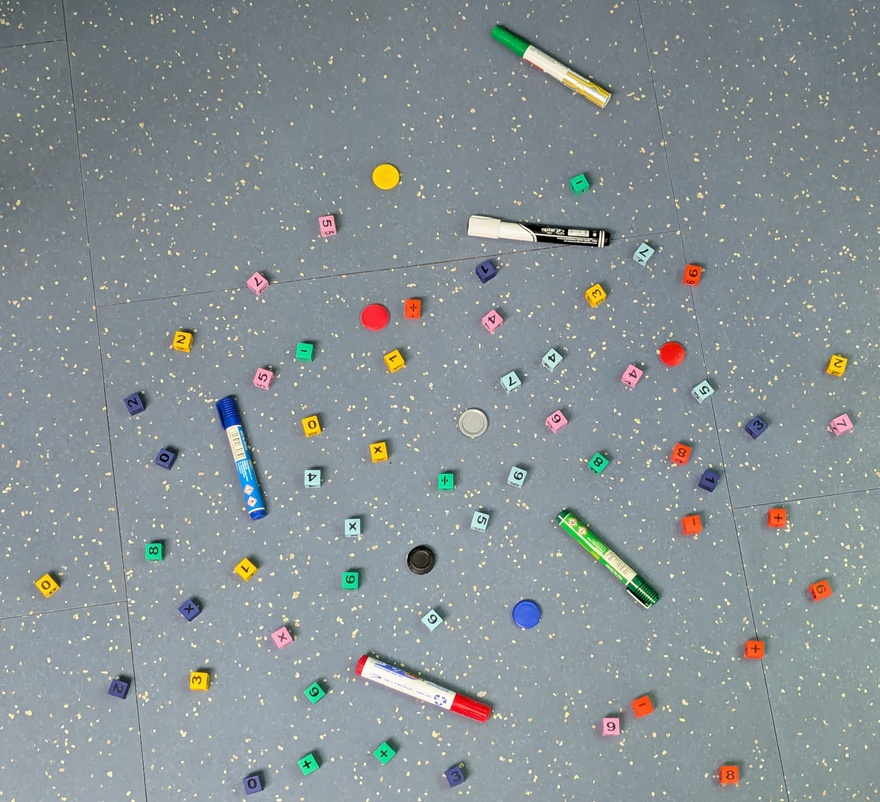
#> input picture lab2/img.jpg, 880 x 802 px, shrunk from 2892 x 2636 before the run
$ jupyter execute blah.ipynb
#> lines starting #> are read from the running program, lines starting #| are printed output that depends on the picture; after the words box and inside, x2 and y2 are one past the last pixel; in counts of white or black regions, pixels touching at a corner belong together
[cell 1]
from functools import partial
from pathlib import Path
from typing import Any

import cv2
from cv2 import Mat, UMat
from matplotlib import pyplot as plt
import numpy as np
from pprint import pprint

from numpy import ndarray, dtype

[cell 2]
path = Path("img.jpg")
_img = cv2.imread(path)
img_rgb = cv2.cvtColor(_img, cv2.COLOR_BGR2RGB)
img_hsv = cv2.cvtColor(_img, cv2.COLOR_BGR2HSV)
#> img_hsv: shape (802, 880, 3); mean H, S, V 95.8, 32.8, 152.4
plt.imshow(img_rgb)

[cell 3]
cols = {
    "white": ((.842, .000, .882), (.153, .126, 1.000)),
    "grey": ((0.078, 0.038, 0.687), (0.211, 0.095, 0.851)),
    "black": ((0.022, 0.000, 0.000), (0.245, 0.605, 0.469)),
    "red": ((0.958, 0.431, 0.370), (0.074, 1.000, 1.000)), # DONE
    "yellow": ((0.107, 0.373, 0.581), (0.201, 1.000, 1.000)), # DONE
    "light_green": ((0.461, 0.123, 0.745), (0.559, 1.000, 1.000)),
    "dark_green": ((0.308, 0.222, 0.000), (0.460, 1.000, 1.000)),
    "pink": ((0.805, 0.190, 0.658), (0.965, 1.000, 1.000)),
    "dark_blue": ((0.601, 0.264, 0.405), (0.662, 1.000, 0.965)),
}
def create_mask(color: str) -> Any:
    color_lower_bound, color_upper_bound = cols[color]
    lower_bound = (np.array(color_lower_bound) * np.array([179, 255, 255])).astype(np.uint8)
    upper_bound = (np.array(color_upper_bound) * np.array([179, 255, 255])).astype(np.uint8)

    # wrap around max value on H channel
    if lower_bound[0] > upper_bound[0]:
        cr_mask = cv2.inRange(img_hsv, lower_bound, np.array((179, upper_bound[1], upper_bound[2]), dtype=np.uint8))
        cr_mask += cv2.inRange(img_hsv, np.array((0, lower_bound[1], lower_bound[2]), dtype=np.uint8), upper_bound)
    else:
        cr_mask = cv2.inRange(img_hsv, lower_bound, upper_bound)

    morph_mask = cr_mask.copy()

    kernels = {
        2: np.ones((2, 2), np.uint8),
        3: np.ones((3, 3), np.uint8),
        5: np.ones((5, 5), np.uint8),
        10: np.ones((10, 10), np.uint8)
    }

    morph_mask = cv2.erode(morph_mask, kernel=kernels[5], iterations=1)
    morph_mask = cv2.dilate(morph_mask, kernel=kernels[5], iterations=1)
    morph_mask = cv2.morphologyEx(morph_mask, op=cv2.MORPH_CLOSE, kernel=kernels[10], iterations=3)
    morph_mask = cv2.morphologyEx(morph_mask, op=cv2.MORPH_OPEN, kernel=kernels[10], iterations=1)
    return morph_mask, cr_mask


color_masks = {}
for col in cols.keys():
    color_masks[col] = create_mask(col)[0]
#> this loop made 9 passes
#> pass 1, in create_mask, `cr_mask = cv2.inRange(img_hsv, lower_bound, np.array((179, upper_bound..`:
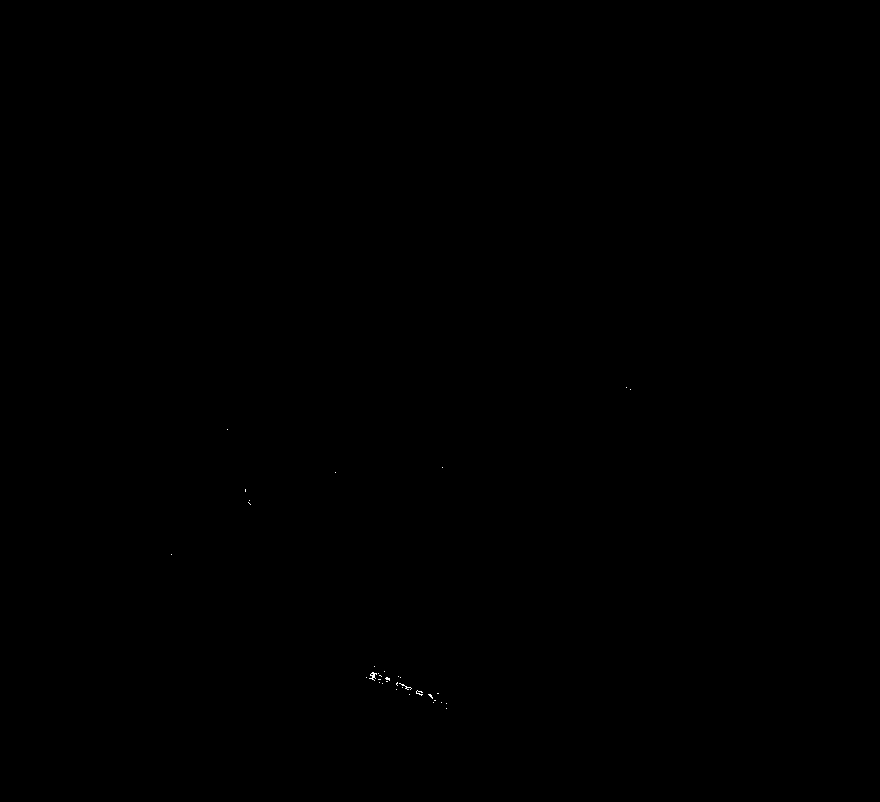
#> cr_mask: shape (802, 880); 0.02% white in thin lines or dots, all inside (x1, y1, x2, y2) = (171, 387, 631, 709)
#> pass 1, in create_mask, `cr_mask += cv2.inRange(img_hsv, np.array((0, lower_bound[1], lower_bou..`:
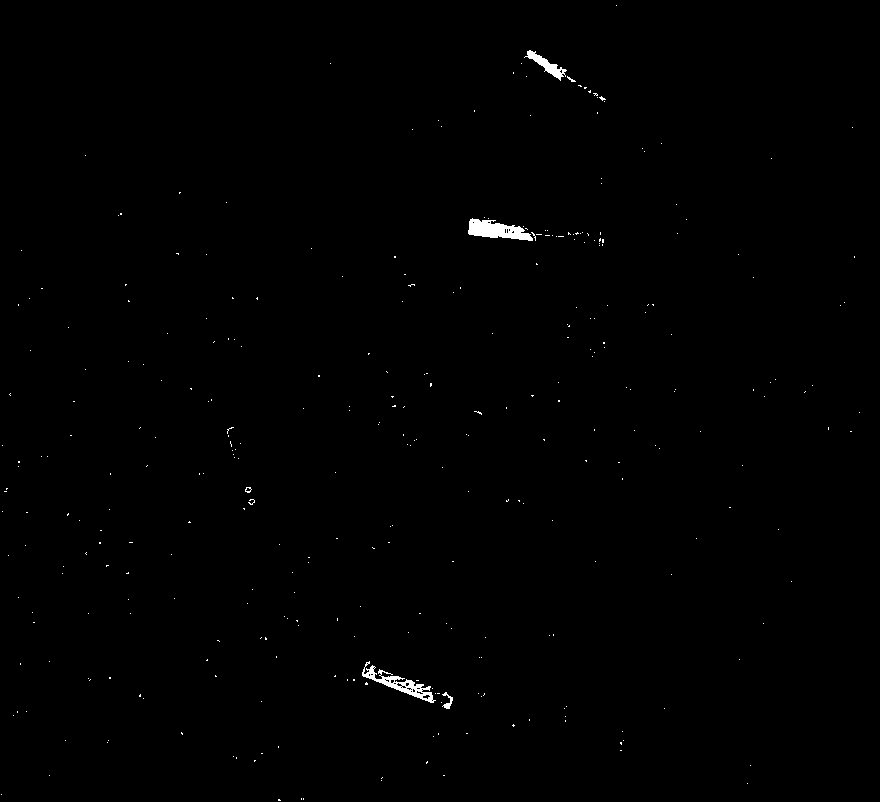
#> cr_mask: shape (802, 880); 0.39% white; 329 white regions (323 under 20 px), largest, box (x1, y1, x2, y2) and area: (468, 218, 533, 241) 845, (362, 661, 436, 703) 730, (524, 50, 567, 81) 373, (442, 692, 453, 709) 75, (245, 487, 252, 493) 22, (567, 76, 576, 82) 20
#> pass 1, in create_mask, `morph_mask = cv2.dilate(morph_mask, kernel=kernels[5], iterations=1)`:
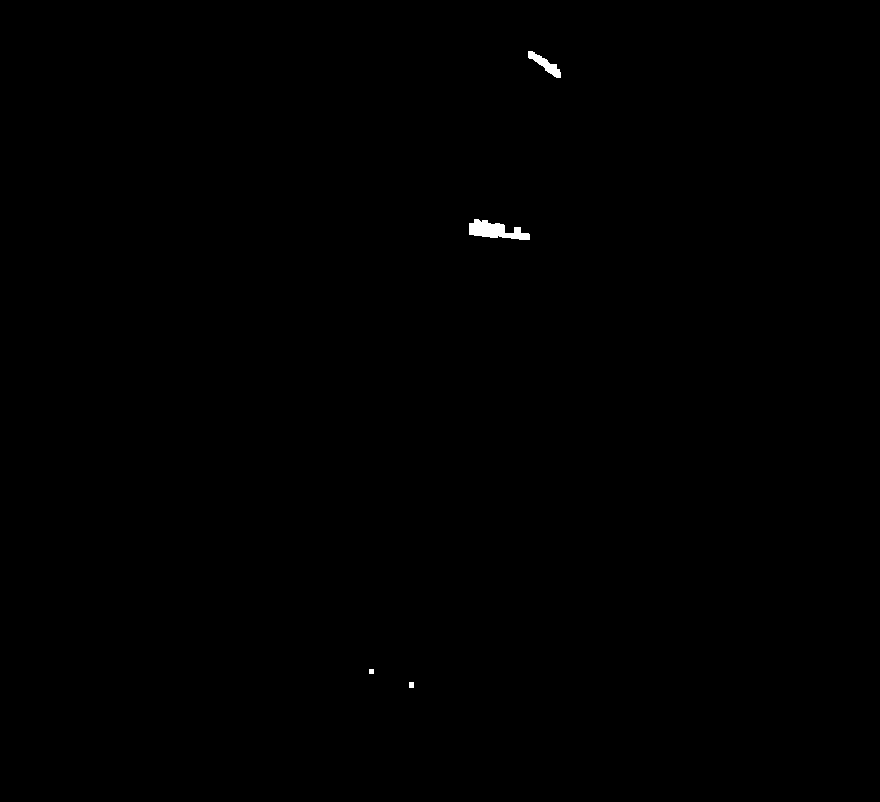
#> morph_mask: shape (802, 880); 0.16% white; 4 white regions
#> after the loop, color_masks = 9 items
# region boring
# fig, ax = plt.subplots(1, 2)
# fig.set_size_inches(18.5, 10.5)
# ax[0].imshow(cr_mask)
# ax[1].imshow(morph_mask)
# plt.show()
# endregion

[cell 4]
def add_shapes(prepared_mask, image, cur_color):
#> called with cur_color = 'white'
    contours, _ = cv2.findContours(prepared_mask, cv2.RETR_EXTERNAL, cv2.CHAIN_APPROX_SIMPLE)
#> contours = 1 contour; box (x1, y1, x2, y2) and area: (473, 224, 525, 243) 658
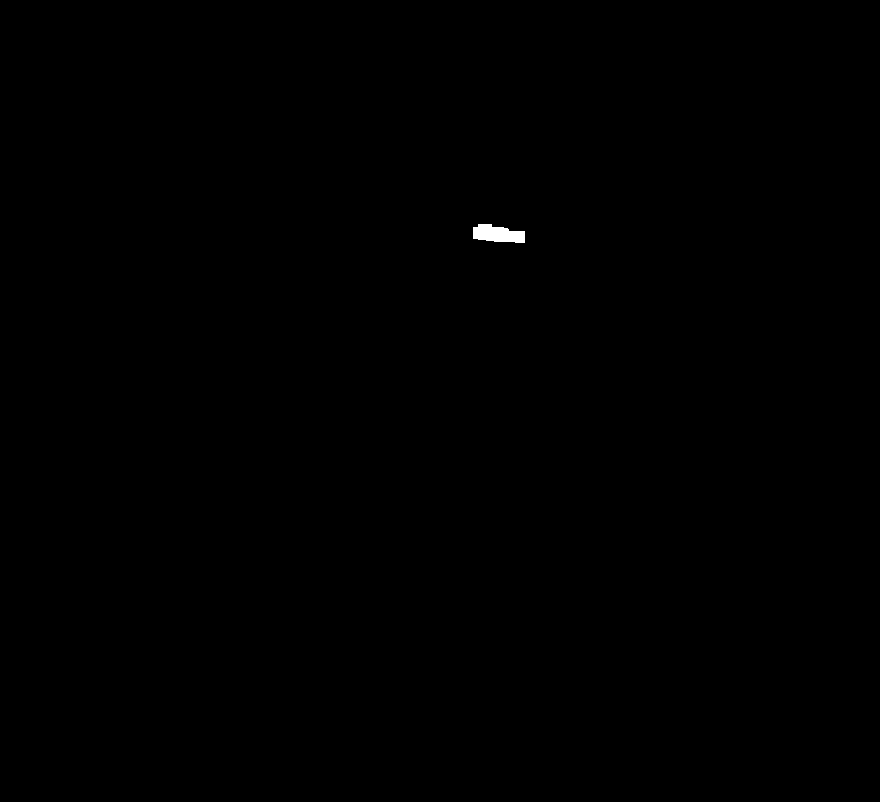
#> prepared_mask: shape (802, 880); 0.1% white; 1 white region, box (x1, y1, x2, y2) and area: (473, 224, 525, 243) 723

    # Draw contours and identify shapes
    output_image = image.copy()
    for contour in contours:
        approx = cv2.approxPolyDP(contour, 0.04 * cv2.arcLength(contour, True), True)
        x, y, w, h = cv2.boundingRect(approx)


        ratio_thresh = 0.8

        if not ratio_thresh < (w / h) < (1 / ratio_thresh):
            shape_name = "Unknown"
        elif len(approx) == 4:
            shape_name = "Rectangle"
        elif len(approx) > 4:
            shape_name = "Circle"
        else:
            shape_name = "Unknown"

        box_text = f"{shape_name}, {cur_color}"
        # Draw bounding box with text
        cv2.rectangle(output_image, (x, y), (x + w, y + h), (0, 255, 0), 2)

        cv2.putText(output_image, box_text, (x, y - 10), cv2.FONT_HERSHEY_SIMPLEX, 1.2, (255, 255, 255), 3)
#> this loop made 1 pass
#> (approx, x, y, w, h, ratio_thresh, shape_name, box_text) on pass 1: ([[473, 227], [473, 238], [524, 242], [524, 231]], 473, 227, 52, 16, 0.8, 'Unknown', 'Unknown, white')
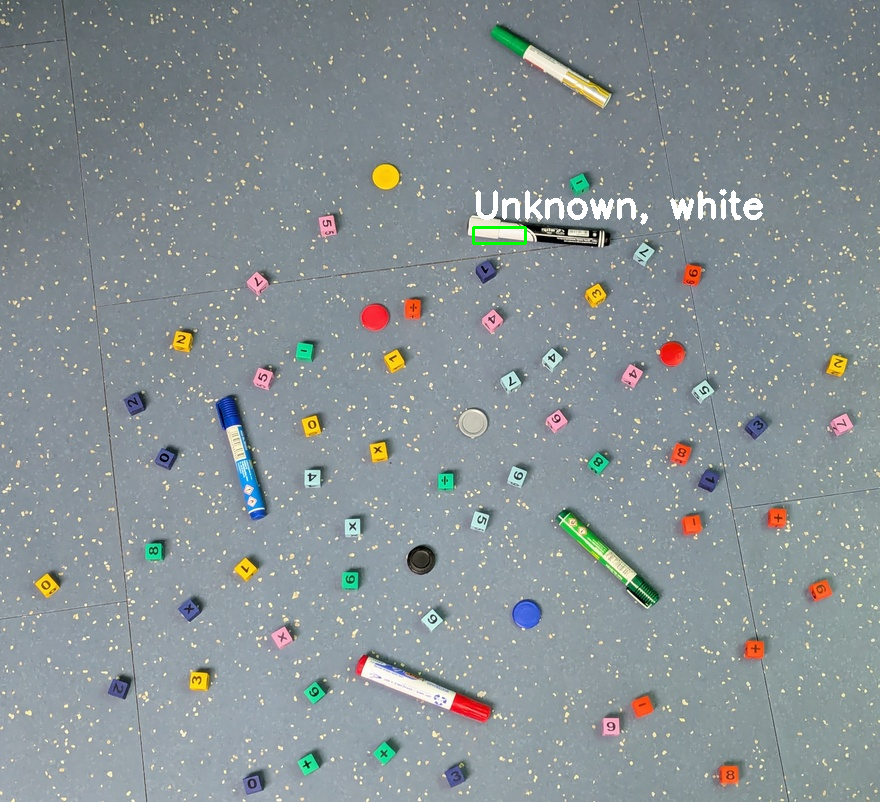
#> output_image: shape (802, 880, 3); mean R, G, B 136, 145.4, 148.8

    # fig, ax = plt.subplots(1, 2)
    # fig.set_size_inches(18.5, 10.5)
    # ax[0].imshow(output_image)
    # ax[1].imshow(prepared_mask)
    # plt.show()
    return output_image

final_image = add_shapes(color_masks["white"], img_rgb, "white")
for color, morph_mask in color_masks.items():
    if color == "white":
        continue
    final_image = add_shapes(morph_mask, final_image, color)
#> this loop made 9 passes
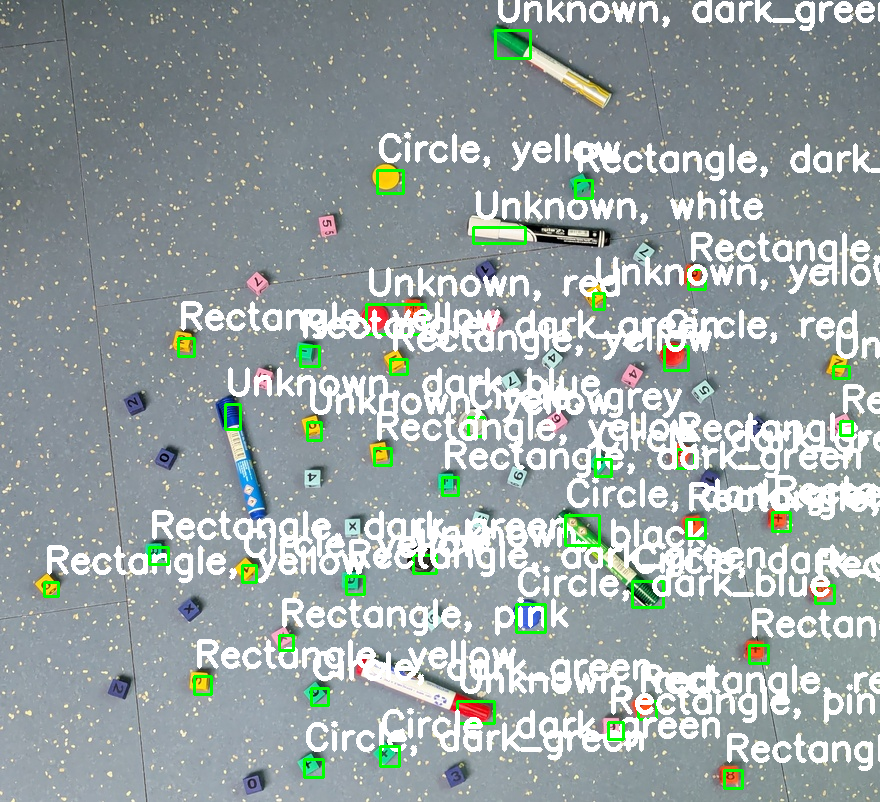
#> final_image: shape (802, 880, 3); mean R, G, B 152.2, 163.1, 163.1


fig, ax = plt.subplots(1, 2)
fig.set_size_inches(37, 21)
ax[0].imshow(final_image)
ax[1].imshow(sum(color_masks.values()))
plt.show()
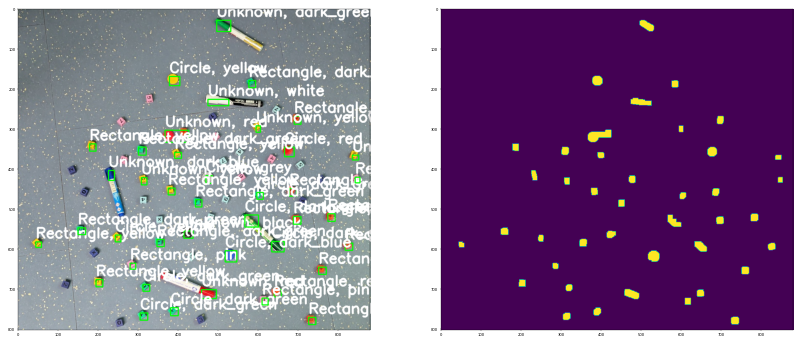
#> figure drawn by matplotlib, 2 panels
